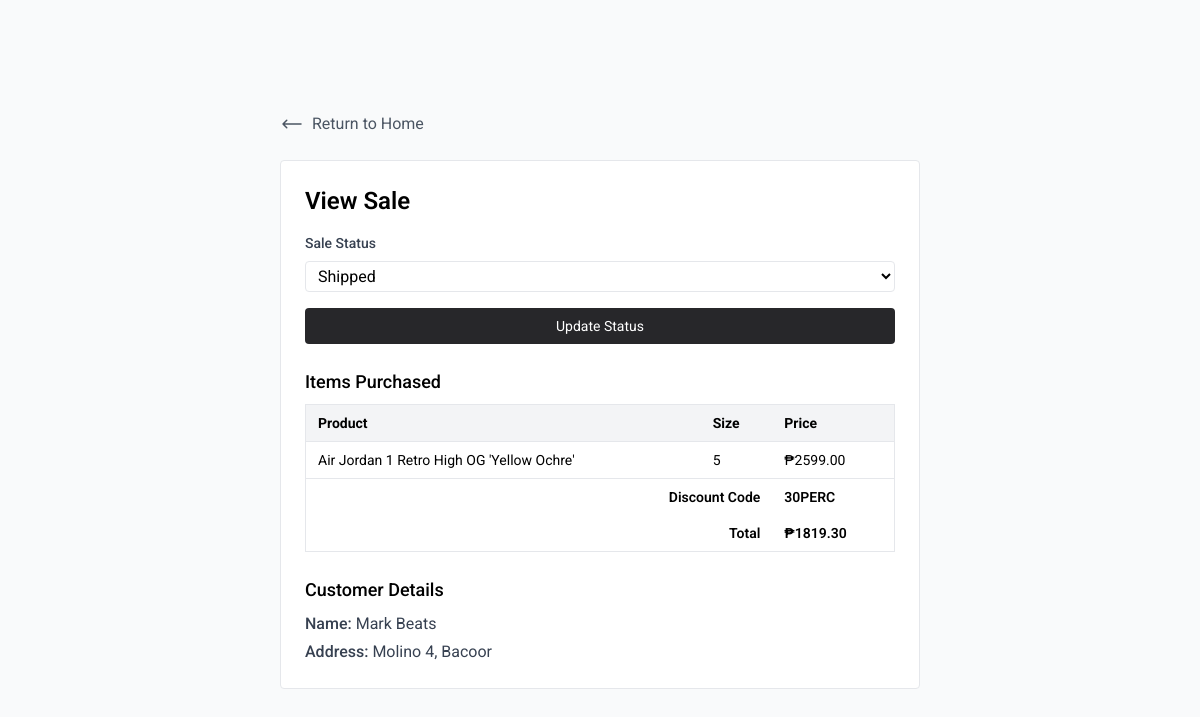
The page /admin/manage_sales.php?id=APZ7zXH0fhIw3bSh (signed in) on the database its author committed.
### tables this page shows
CREATE TABLE `sales` (
  `id` int(11) NOT NULL,
  `total` decimal(10,2) NOT NULL,
  `customer_name` varchar(255) NOT NULL,
  `address` varchar(255) NOT NULL,
  `city` varchar(255) NOT NULL,
  `status` enum('Pending','Processing','Confirmed','Out for Delivery','Shipped','Cancelled') NOT NULL,
  `sale_id` varchar(16) NOT NULL,
  `discount_code` varchar(255) DEFAULT NULL,
  `owner_id` int(11) NOT NULL
);

CREATE TABLE `sold_products` (
  `id` int(11) NOT NULL,
  `product_id` int(11) NOT NULL,
  `size` int(11) NOT NULL,
  `sale_id` varchar(16) NOT NULL,
  `owner_id` int(11) NOT NULL
);

CREATE TABLE `products` (
  `id` int(11) NOT NULL,
  `name` varchar(255) NOT NULL,
  `price` decimal(15,2) NOT NULL,
  `image` varchar(255) NOT NULL,
  `stocks` int(11) NOT NULL DEFAULT 1,
  `brand_name` varchar(255) NOT NULL
);

### admin/manage_sales.php (the view, shortened to what this page needs)
<?php
    require_once '../config.php';
    $sale_id = $_GET['id'];
    $stmt = $conn->prepare("SELECT * FROM sales WHERE sale_id = ?");
    $stmt->bind_param("s", $sale_id);
    $stmt->execute();
    $result = $stmt->get_result();
    $row = $result->fetch_assoc();
    $stmt = $conn->prepare("SELECT sp.*, p.name, p.price, sp.size FROM sold_products sp JOIN products p ON sp.product_id = p.id WHERE sp.sale_id = ?");
    $stmt->bind_param("s", $sale_id);
    $stmt->execute();
    $result = $stmt->get_result();
    $items = [];
    while ($item = $result->fetch_assoc()) {
        $items[] = $item;
    }
?>
<!doctype html>
<html lang='en'>
    <head>
        <script src='../assets/js/tailwind.js'></script>
        <link rel="stylesheet" href="../assets/css/main.css">
    </head>
    <body class="bg-gray-50 roboto">
        <div class="max-w-2xl p-4 my-24 space-y-6 mx-auto">
            <a href="index.php" class="flex items-center space-x-2 mb-2 text-gray-600 hover:text-gray-800 ease duration-200">
                <svg xmlns="http://www.w3.org/2000/svg" fill="none" viewBox="0 0 24 24" stroke-width="1.5" stroke="currentColor" class="size-6">
                    <path stroke-linecap="round" stroke-linejoin="round" d="M6.75 15.75 3 12m0 0 3.75-3.75M3 12h18" />
                </svg>
                <p>Return to Home</p>
            </a>
            <div class="rounded bg-white border p-6">
                <h4 class="text-2xl font-semibold mb-4">View Sale</h4>
                <div class="mb-6">
                    <form method="post">
                        <label for="status" class="block text-sm font-medium text-gray-700 mb-2">Sale Status</label>
                        <select name="status" id="status" class="w-full border px-2 py-1 rounded bg-white focus:outline-zinc-200 focus:ring-zinc-200">
                            <option value="Shipped" <?= $row['status'] == 'Shipped' ? 'selected' : '' ?>>Shipped</option>
                        </select>
                        <button class="mt-4 w-full py-2 rounded text-sm bg-zinc-800 hover:bg-zinc-900 ease duration-200 text-white">Update Status</button>
                    </form>
                </div>
                <div>
                    <h5 class="text-lg font-medium mb-2">Items Purchased</h5>
                    <div class="overflow-x-auto">
                        <table class="min-w-full border text-sm">
                            <thead>
                                <tr class="bg-gray-100">
                                    <th class="px-3 py-2 border-b text-left">Product</th>
                                    <th class="px-3 py-2 border-b text-left">Size</th>
                                    <th class="px-3 py-2 border-b text-left">Price</th>
                                </tr>
                            </thead>
                            <tbody>
                                <?php foreach ($items as $item): ?>
                                <tr>
                                    <td class="px-3 py-2 border-b"><?= htmlspecialchars($item['name']) ?></td>
                                    <td class="px-3 py-2 border-b"><?= htmlspecialchars($item['size']) ?></td>
                                    <td class="px-3 py-2 border-b">₱<?= htmlspecialchars($item['price']) ?></td>
                                </tr>
                                <?php endforeach; ?>
                            </tbody>
                            <tfoot>
                                <?php if (isset($row['discount_code']) && !empty($row['discount_code'])): ?>
                                    <tr>
                                        <td colspan="2" class="px-3 py-2 text-right font-semibold">Discount Code</td>
                                        <td class="px-3 py-2 font-semibold"><?= htmlspecialchars($row['discount_code']) ?></td>
                                    </tr>
                                <?php endif; ?>
                                <tr>
                                    <td colspan="2" class="px-3 py-2 text-right font-semibold">Total</td>
                                    <td class="px-3 py-2 font-semibold">₱<?= htmlspecialchars($row['total']) ?></td>
                                </tr>
                            </tfoot>
                        </table>
                    </div>
                </div>
                <div class="mt-6">
                    <h5 class="text-lg font-medium mb-2">Customer Details</h5>
                    <div class="space-y-1 text-gray-700">
                        <div><span class="font-medium">Name:</span> <?= htmlspecialchars($row['customer_name']) ?></div>
                        <div><span class="font-medium">Address:</span> <?= htmlspecialchars($row['address']) ?>, <?= htmlspecialchars($row['city']) ?></div>
                    </div>
                </div>
            </div>
        </div>
    </body>
</html>

### assets/css/main.css (style rules this page uses)
.roboto { font-family: "Roboto", sans-serif; font-optical-sizing: auto; font-style: normal; font-variation-settings: "wdth" 100; }

### rows shown on the page
sales: status "Shipped", discount_code "30PERC", total "1819.30", customer_name "Mark Beats", address "Molino 4", city "Bacoor"
sold_products: product.name "Air Jordan 1 Retro High OG 'Yellow Ochre'", size "5", product.price "2599.00"
